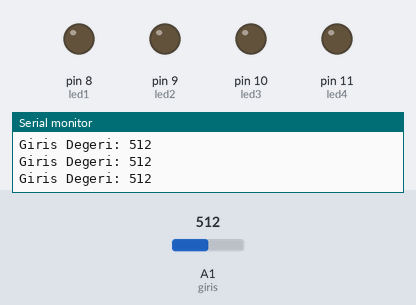
This sketch was run on a simulated Arduino Uno, built with avr-gcc and run on an emulated ATmega328P. Parts: output pins drawn as LEDs (lit = HIGH), the last lines printed to the serial monitor. Dashed ring = blinking. The test bench sets the inputs (shaded band); at power-on: A1 (giris) = 512.

Above: at 1.2 s.
1.3 s: A1 (giris) set to 482
At 2.4 s:
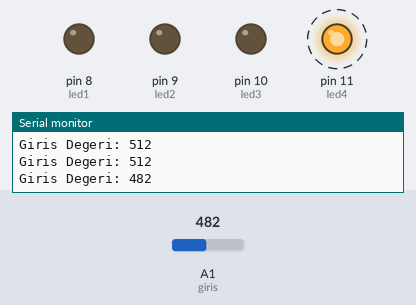
4.3 s: A1 (giris) set to 290
At 5.1 s:
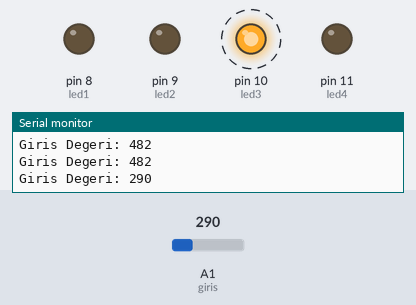
7.3 s: A1 (giris) set to 200
At 9.4 s:
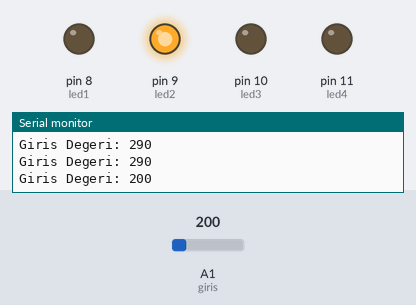
10.3 s: A1 (giris) set to 122
At 11.7 s:
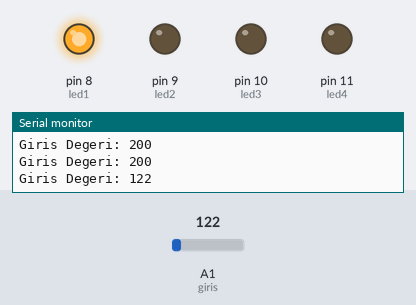
13.3 s: A1 (giris) set to 140
At 15.0 s:
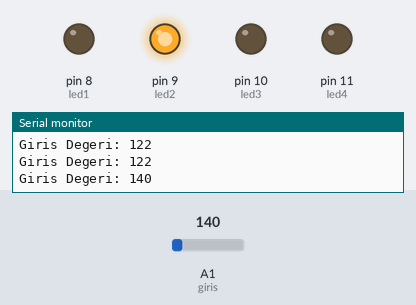
16.3 s: A1 (giris) set to 120
At 17.3 s:
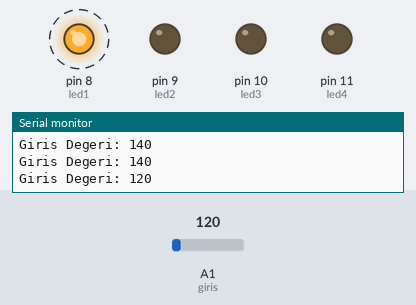
Timing chart, 0 to 20.3 s (numbered marks = the images above; inputs shaded):
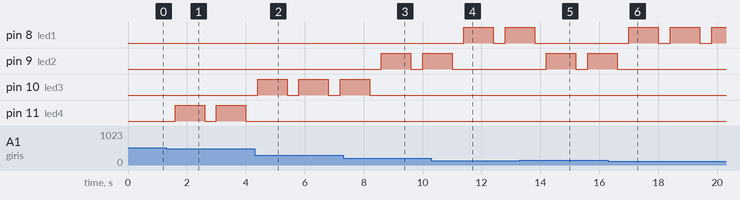

Measured:
- the behaviour switches between 500 and 499 on A1 (giris) (found by bisection; images 0 and 1)
- after the input at 1.3 s, pin 11 (led4): alternates HIGH for 1.0 s and LOW for 0.40 s, starting after 0.30 s
- after the input at 4.3 s, pin 10 (led3): alternates HIGH for 1.0 s and LOW for 0.40 s, starting after 0.10 s; pin 11 (led4): stops changing and stays LOW
- after the input at 7.3 s, pin 9 (led2): LOW → HIGH after 1.3 s, → LOW 1.0 s later, → HIGH 0.40 s later; pin 10 (led3): goes on until 8.2 s, then stays LOW
- after the input at 10.3 s, pin 8 (led1): LOW → HIGH after 1.1 s, → LOW 1.0 s later, → HIGH 0.40 s later; pin 9 (led2): goes on until 11.0 s, then stays LOW
- after the input at 13.3 s, pin 8 (led1): goes on until 13.8 s, then stays LOW; pin 9 (led2): LOW → HIGH after 0.91 s, → LOW 1.0 s later, → HIGH 0.40 s later
- after the input at 16.3 s, pin 8 (led1): alternates HIGH for 1.0 s and LOW for 0.40 s, starting after 0.71 s; pin 9 (led2): goes on until 16.6 s, then stays LOW

The sketch:

Bolum_2_Uyg_12b.ino
```cpp
int led1 =8;
int led2 =9;
int led3 =10;
int led4 =11;
int giris= A1;
int girdeg = 0;
void setup() {
  Serial.begin(9600);
pinMode(giris, INPUT);
pinMode(led1, OUTPUT);
pinMode(led2, OUTPUT);
pinMode(led3, OUTPUT);
pinMode(led4, OUTPUT);
}
void loop() {
  girdeg = analogRead(giris);
Serial.print("Giris Degeri: ");
Serial.println(girdeg);
if (girdeg>80 && girdeg<130)
                { digitalWrite(led1,HIGH);   delay (1000);
}
      if (girdeg>130 && girdeg<210) {
        digitalWrite(led2,HIGH);   delay (1000);
}
      if (girdeg>210 && girdeg<300) {
        digitalWrite(led3,HIGH);   delay (1000);
}
      if (girdeg>300 && girdeg<500 ) {
        digitalWrite(led4,HIGH);  delay (1000);
}
 digitalWrite(led1,LOW);
      digitalWrite(led2,LOW);
      digitalWrite(led3,LOW);
      digitalWrite(led4,LOW);
      delay(400);
}
```
